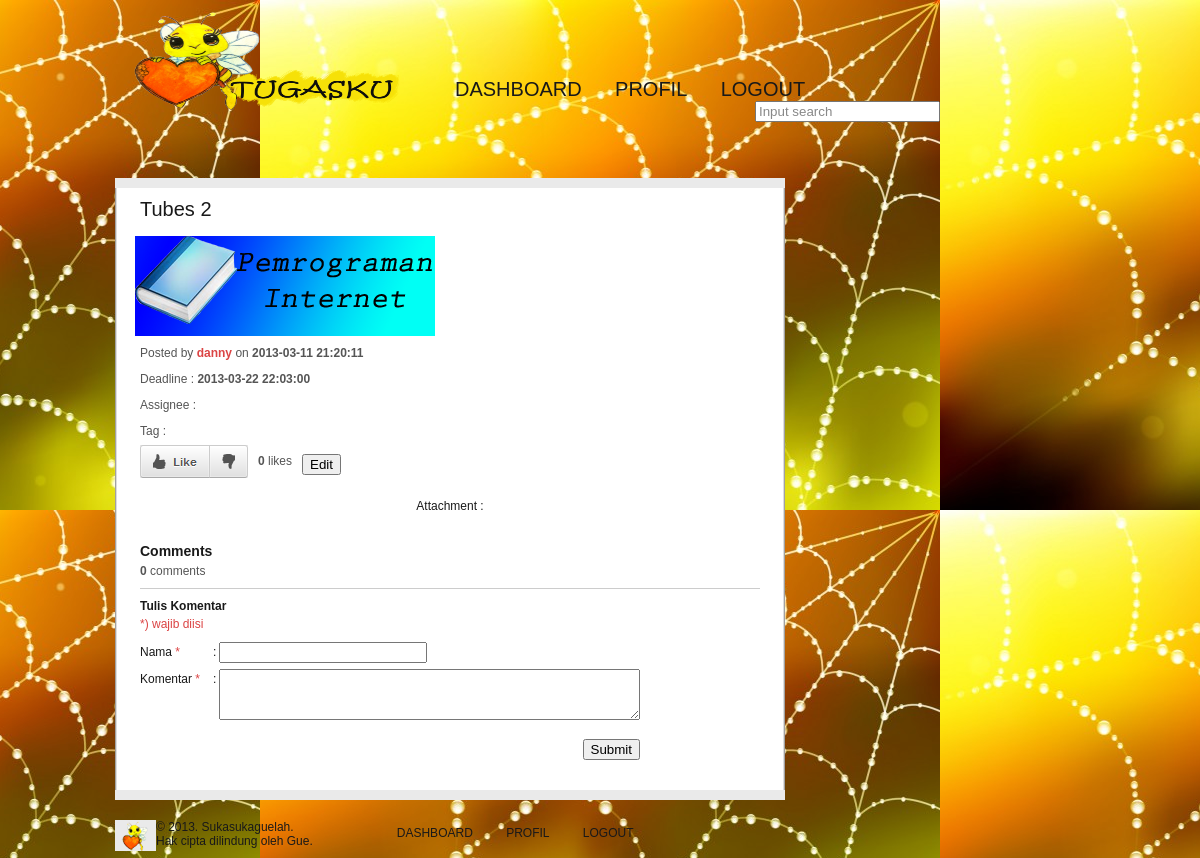
Page /rinciantugas.php?id=2 (signed in) on the committed database.
### tables this page shows
CREATE TABLE IF NOT EXISTS `tasks` (
  `id` int(11) NOT NULL AUTO_INCREMENT,
  `name` varchar(50) NOT NULL,
  `creator` int(11) NOT NULL,
  `timestamp` datetime NOT NULL,
  `deadline` datetime NOT NULL,
  `category` int(11) NOT NULL,
  `done` tinyint(1) NOT NULL,
  PRIMARY KEY (`id`),
  CONSTRAINT FOREIGN KEY (`creator`) REFERENCES `members` (`id`) ON DELETE CASCADE ON UPDATE CASCADE,
  CONSTRAINT FOREIGN KEY (`category`) REFERENCES `categories` (`id`) ON DELETE CASCADE ON UPDATE CASCADE
);

CREATE TABLE IF NOT EXISTS `members` (
  `id` int(11) NOT NULL AUTO_INCREMENT,
  `username` varchar(50) NOT NULL,
  `password` varchar(256) NOT NULL,
  `fullname` varchar(50) NOT NULL,
  `birthdate` date NOT NULL,
  `email` varchar(50) NOT NULL,
  `avatar` varchar(50) NOT NULL,
  `gender` char(1) NOT NULL,
  `about` text,
  PRIMARY KEY (`id`),
  UNIQUE KEY `username` (`username`)
);

### rinciantugas.php (the view, shortened to what this page needs)
<?php
$id_task= $_GET['id'];
$host="localhost";
$username="progin";
$password="progin";
$db_name="progin_405_13510011";
$con=mysqli_connect($host,$username,$password,$db_name);
$result1=mysqli_query($con,"SELECT * FROM `tasks` WHERE id=$id_task");
$task = mysqli_fetch_array($result1);
$id_creator = $task['creator'];
$result2=mysqli_query($con,"SELECT * FROM `members` WHERE id=$id_creator");
$creator = mysqli_fetch_array($result2);
$count_comment = 0;
?>
<!DOCTYPE html>
<html xmlns="http://www.w3.org/1999/xhtml">
	<head>
		<link rel="stylesheet" type="text/css" href="style.css" title="style1" />
		<link rel="stylesheet" type="text/css" href="style2.css" title="style2" />
	</head>
	<body id="rincianbackground">
		<div id="wrapper">
			<div id="header">
				<div id="logo">
					<a href="dashboard.php"><img src="images/logo.png" alt="Logo" width="300" height="100" /></a>
				</div>
				<div id="menu">
					<ul>
						<li id="menuhome2"><a href="dashboard.php">DASHBOARD</a></li>
						<li id="menudkonten2"><a href="profil.php">PROFIL</a></li>
						<li id="menuregister2"><a href="logout.php">LOGOUT</a></li>
					</ul>
					<div class ="searchoption">
                    <input class="searchbox" type="text" value="Input search" onfocus="searchFocus(this)" onblur="searchBox(this)" />
                    </div>
				</div>
			</div>
			<div id="main">
				<div id="konten">
					<div class="atas">
					</div>
					<div class="tengah">
						<div class="judul">
							<?php echo $task['name'];?>
						</div>
                                            <div id ="dashboardimage"><img src="images/Prog_In.png" alt="dashboardimgprogin"/></div>
						<div class="detail">
							<div class="byon">
								Posted by <strong><span class="by"><?php echo $creator['username'];?></span></strong> on <strong><?php echo $task['timestamp'];?></strong>
							</div>
							<div class="byon">
								Deadline : <strong><?php echo $task['deadline'];?></strong>
							</div>
							<div class="byon">
								Assignee :
							</div>
                                                        <div class="byon">
								Tag :
							</div>
							<div class="likedislike">
								<ul class="ldbuttons">
									<li class="like" id="blike"><a href="javascript:like();void(0);"></a></li>
									<li class="dislike" id="bdislike"><a href="javascript:dislike();void(0);"></a></li>
								</ul>
							</div>
							<div class="count">
								<strong><span id="jmllike"></span></strong> likes
							</div>
                            <div class="count"><input type="button" name="edit" onclick="editTask()" value="Edit"/></div>
						</div><br><br><br><div class="videomode" align="center"> <br> Attachment :
							</div>
						<div class="komen">
							<div class="komenjudul">Comments</div>
							<div id="konten-commenter">
								<strong><span id="jmlkomen"><?php echo $count_comment;?></span></strong> comments
							</div>
							<div class="line-konten"></div>
							<form action="" method="get">
								<div id="komen-tulis"><strong>Tulis Komentar</strong></div>
								<div class="clear"></div>
								<div class="komen-label btg-mrh" id="komen-btg">*) wajib diisi</div>
								<div class="clear"></div>
								<div class="komen-label">Nama <span class="btg-mrh">*</span></div><div class="register-td">:</div><div class="register-input"><input class="register-input-input" type="text" name="nama" id="form-nama" /></div>
								<div class="clear error" id="error-username"></div>
								<div class="komen-label">Komentar <span class="btg-mrh">*</span></div><div class="register-td">:</div><div class="register-input"><textarea name="komentar" rows="3" cols="50" id="form-komen"></textarea></div>
								<div class="clear"></div>
								<div class="komen-submit"><input type="button" name="submit" onclick="commenting()" value="Submit" /></div>
							</form>
						</div>
					</div>
					<div class="bawah">
					</div>
				</div>
				</div>
			<div id="footer">
				<div id="little">
				</div>
				<div id="siteinfo">
					&copy; 2013. Sukasukaguelah.<br />
					Hak cipta dilindung oleh Gue.
				</div>
				<div id="botlink">
				<ul>
					<li><a href="dashboard.php">DASHBOARD</a></li>
					<li><a href="profil.php">PROFIL</a></li>
					<li><a href="javascript:void(0)" onclick="validateLogout()">LOGOUT</a></li>
				</ul>
				</div>
			</div>
		</div>
	</body>
</html>

### style.css (style rules this page uses)
body { background: #eaeaea url('images/bg.png') repeat-x top center; font-family: Arial, sans-serif; color: #191919; font-size: 12px; margin: 0; padding: 0; }
a img { border: 0; padding: 0; margin: 0; }
#wrapper { margin: 0 auto; width: 970px; }
#header { width: 980px; height: 100px; margin: 0; padding: 10px 0 0 0; }
#logo { float: left; width: 300px; height: 50px; margin: 0 0 0 10px; padding: 0; }
#menu { float: left; width: 500px; height: 100px; padding: 68px 0 0 15px; }
#menu ul { list-style: none; margin: 0; padding: 0; }
#menu li { display: inline; font-family: Impact, sans-serif; font-size: 20px; padding: 15px; }
#menu li a { color: #191919; text-decoration: none; }
#main { clear: both; margin: 0; padding: 0 0 10px 0; float : left; width : 40%; }
#konten { background-color: #000000; margin: 0 5px 0 0; padding: 0; float: inside; }
.atas { background: #eaeaea url('images/atas.png') no-repeat top center; width: 670px; height: 10px; }
.tengah { background: #eaeaea url('images/tengah.png') repeat-y top center; width: 670px; padding: 0; margin: 0 auto; }
.bawah { background: #eaeaea url('images/bawah.png') no-repeat top center; width: 670px; height: 10px; }
.judul { font-family: Impact, sans-serif; font-size: 20px; margin: 0; padding: 10px 25px 15px 25px; }
.detail { margin: 0; padding: 0 25px 0 25px; }
.byon { margin: 0; padding: 7px 0 5px 0; color: #555555; }
.by { color: #db4444; }
.likedislike { margin: -10px 0 30px 0; padding: 0; float: left; width: 108px; }
.ldbuttons { position: relative; }
.ldbuttons li { margin: 0; padding: 0; list-style: none; position: absolute; top: 0; }
.ldbuttons li, .ldbuttons a { height: 33px; display: block; }
.like { left: 0px; width: 70px; }
.like { background: url('images/like.png') 0 0; }
.dislike { left: 70px; width: 38px; }
.dislike { background: url('images/like.png') -70px 0; }
.count { margin: 11px 0 0 10px; padding: 0; float: left; color: #555555; }
.komen { clear: both; margin: 0; padding: 30px 25px 10px 25px; }
.komenjudul { margin: 0; padding: 0; font-weight: bold; font-size: 14px; }
.line-konten { margin: 10px 0 10px 0; padding: 0; background-color: #cccccc; height: 1px; }
#footer { margin: 0; padding: 10px 0 0 0; clear: both; }
#little { margin: 0; background: #eaeaea url('images/logo2.png') no-repeat center center; padding: 0 0 0 10px; height: 31px; width: 31px; float: left; }
#siteinfo { float: left; color: #191919; margin: 0; padding: 0 0 10px 0; }
#botlink { float: left; padding: 6px 0 0 69px; }
#botlink ul { list-style: none; margin: 0; padding: 0; }
#botlink li { display: inline; padding: 15px; }
#botlink li a { color: #191919; text-decoration: none; }
.register-td { font-size: 12px; float: left; margin: 3px 3px 0 3px; }
.register-input { font-size: 12px; float: left; margin: 0 0 5px 0; }
.register-input-input { width: 200px; }
.clear { clear: both; height: 1px; color: #db4444; }
.btg-mrh { color: #db4444; }
.komen-label { width: 70px; float: left; margin: 3px 0 0 0; }
.komen-submit { text-align: right; padding: 10px 120px 20px 0; }
#komen-btg { padding: 0 0 10px 0; }
#konten-commenter { margin: 0 auto; padding: 5px 0 0 0; color: #555555; }
.searchoption input { float : right; color : #888; }
#main { clear: both; margin: 0; padding: 0 0 10px 0; }
#rincianbackground { background-image:url('images/rinciantugas.jpg'); background-repeat: repeat; }
#dashboardimage { margin-left : 20px; }

### rows in the picture
tasks: name "Tubes 2", timestamp "2013-03-11 21:20:11", deadline "2013-03-22 22:03:00"
members: username "danny"

### other values in the picture
$count_comment "0"
